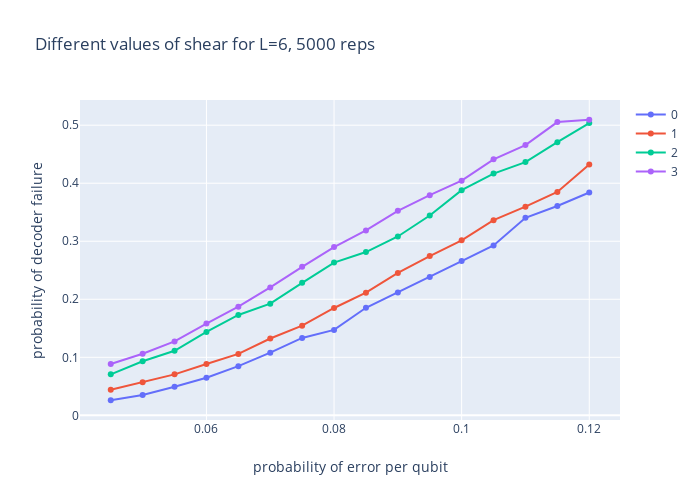

Write notebook code for a chart like this one.
### Code cell
plot_plotly(x, y, 6, [0, 1, 2, 3], 'Different values of shear for L=6, 5000 reps')

### Figure 1 — Plotly figure (JSON) as saved in the notebook; plotly's stock layout.template omitted (floating-point values rounded to 4 significant figures)
{"data": [{"mode": "lines+markers", "name": "0", "type": "scatter", "x": [0.045, 0.05, 0.055, 0.06, 0.065, 0.07, 0.075, 0.08, 0.085, 0.09, 0.095, 0.1, 0.105, 0.11, 0.115, 0.12], "y": [0.026, 0.035, 0.0492, 0.0648, 0.0848, 0.108, 0.1334, 0.1472, 0.1854, 0.2118, 0.2382, 0.2658, 0.2928, 0.3404, 0.3608, 0.384]}, {"mode": "lines+markers", "name": "1", "type": "scatter", "x": [0.045, 0.05, 0.055, 0.06, 0.065, 0.07, 0.075, 0.08, 0.085, 0.09, 0.095, 0.1, 0.105, 0.11, 0.115, 0.12], "y": [0.044, 0.0572, 0.0706, 0.0884, 0.1058, 0.1324, 0.1546, 0.185, 0.2114, 0.2454, 0.2744, 0.3016, 0.3364, 0.3596, 0.385, 0.4322]}, {"mode": "lines+markers", "name": "2", "type": "scatter", "x": [0.045, 0.05, 0.055, 0.06, 0.065, 0.07, 0.075, 0.08, 0.085, 0.09, 0.095, 0.1, 0.105, 0.11, 0.115, 0.12], "y": [0.0706, 0.0932, 0.1112, 0.1438, 0.173, 0.1924, 0.2284, 0.2632, 0.2814, 0.3082, 0.3444, 0.388, 0.4166, 0.4364, 0.4708, 0.5036]}, {"mode": "lines+markers", "name": "3", "type": "scatter", "x": [0.045, 0.05, 0.055, 0.06, 0.065, 0.07, 0.075, 0.08, 0.085, 0.09, 0.095, 0.1, 0.105, 0.11, 0.115, 0.12], "y": [0.0886, 0.1062, 0.1274, 0.1582, 0.1872, 0.2204, 0.256, 0.29, 0.3186, 0.3524, 0.3794, 0.4044, 0.4412, 0.4658, 0.5054, 0.5094]}], "layout": {"autosize": false, "height": 500, "title": {"text": "Different values of shear for L=6, 5000 reps"}, "width": 700, "xaxis": {"title": {"text": "probability of error per qubit"}}, "yaxis": {"title": {"text": "probability of decoder failure"}}}}
